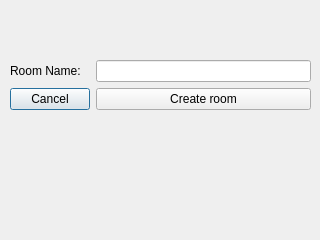
<?xml version="1.0" encoding="UTF-8"?>
<ui version="4.0">
 <class>Dialog</class>
 <widget class="QDialog" name="Dialog">
  <property name="geometry">
   <rect>
    <x>0</x>
    <y>0</y>
    <width>320</width>
    <height>240</height>
   </rect>
  </property>
  <property name="windowTitle">
   <string>Dialog</string>
  </property>
  <widget class="QWidget" name="formLayoutWidget">
   <property name="geometry">
    <rect>
     <x>10</x>
     <y>60</y>
     <width>301</width>
     <height>83</height>
    </rect>
   </property>
   <layout class="QFormLayout" name="formLayout">
    <item row="0" column="1">
     <widget class="QLineEdit" name="roomNameInput"/>
    </item>
    <item row="1" column="0">
     <widget class="QPushButton" name="cancelButton">
      <property name="text">
       <string>Cancel</string>
      </property>
     </widget>
    </item>
    <item row="0" column="0">
     <widget class="QLabel" name="roomNameLabel">
      <property name="text">
       <string>Room Name:</string>
      </property>
     </widget>
    </item>
    <item row="1" column="1">
     <widget class="QPushButton" name="createRoomButton">
      <property name="text">
       <string>Create room</string>
      </property>
     </widget>
    </item>
   </layout>
  </widget>
 </widget>
 <resources/>
 <connections/>
</ui>
